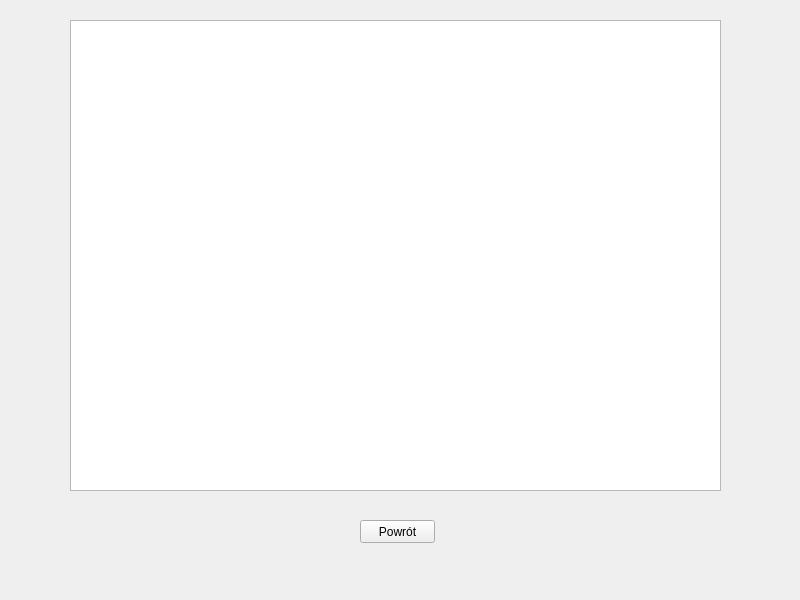
<?xml version="1.0" encoding="UTF-8"?>
<ui version="4.0">
 <class>WyswietlRaport</class>
 <widget class="QWidget" name="WyswietlRaport">
  <property name="geometry">
   <rect>
    <x>0</x>
    <y>0</y>
    <width>800</width>
    <height>600</height>
   </rect>
  </property>
  <property name="windowTitle">
   <string>Form</string>
  </property>
  <widget class="QTableView" name="tableView">
   <property name="geometry">
    <rect>
     <x>70</x>
     <y>20</y>
     <width>651</width>
     <height>471</height>
    </rect>
   </property>
  </widget>
  <widget class="QPushButton" name="pushButton">
   <property name="geometry">
    <rect>
     <x>360</x>
     <y>520</y>
     <width>75</width>
     <height>23</height>
    </rect>
   </property>
   <property name="text">
    <string>Powrót</string>
   </property>
  </widget>
 </widget>
 <resources/>
 <connections/>
</ui>
